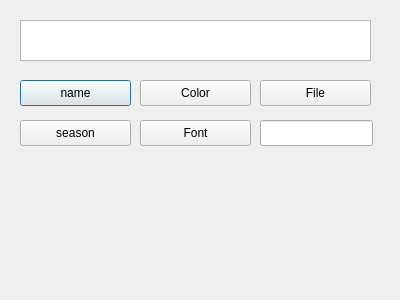
<?xml version="1.0" encoding="UTF-8"?>
<ui version="4.0">
 <class>Dialog</class>
 <widget class="QDialog" name="Dialog">
  <property name="geometry">
   <rect>
    <x>0</x>
    <y>0</y>
    <width>400</width>
    <height>300</height>
   </rect>
  </property>
  <property name="windowTitle">
   <string>Dialog</string>
  </property>
  <widget class="QTextEdit" name="textEdit">
   <property name="geometry">
    <rect>
     <x>20</x>
     <y>20</y>
     <width>351</width>
     <height>41</height>
    </rect>
   </property>
   <property name="readOnly">
    <bool>true</bool>
   </property>
  </widget>
  <widget class="QPushButton" name="btnName">
   <property name="geometry">
    <rect>
     <x>20</x>
     <y>80</y>
     <width>111</width>
     <height>26</height>
    </rect>
   </property>
   <property name="text">
    <string>name</string>
   </property>
  </widget>
  <widget class="QPushButton" name="btnSeason">
   <property name="geometry">
    <rect>
     <x>20</x>
     <y>120</y>
     <width>111</width>
     <height>26</height>
    </rect>
   </property>
   <property name="text">
    <string>season</string>
   </property>
  </widget>
  <widget class="QPushButton" name="btnColor">
   <property name="geometry">
    <rect>
     <x>140</x>
     <y>80</y>
     <width>111</width>
     <height>26</height>
    </rect>
   </property>
   <property name="text">
    <string>Color</string>
   </property>
  </widget>
  <widget class="QPushButton" name="btnFont">
   <property name="geometry">
    <rect>
     <x>140</x>
     <y>120</y>
     <width>111</width>
     <height>26</height>
    </rect>
   </property>
   <property name="text">
    <string>Font</string>
   </property>
  </widget>
  <widget class="QPushButton" name="btnFile">
   <property name="geometry">
    <rect>
     <x>260</x>
     <y>80</y>
     <width>111</width>
     <height>26</height>
    </rect>
   </property>
   <property name="text">
    <string>File</string>
   </property>
  </widget>
  <widget class="QLineEdit" name="lineEdit">
   <property name="geometry">
    <rect>
     <x>260</x>
     <y>120</y>
     <width>113</width>
     <height>26</height>
    </rect>
   </property>
  </widget>
 </widget>
 <resources/>
 <connections/>
</ui>
